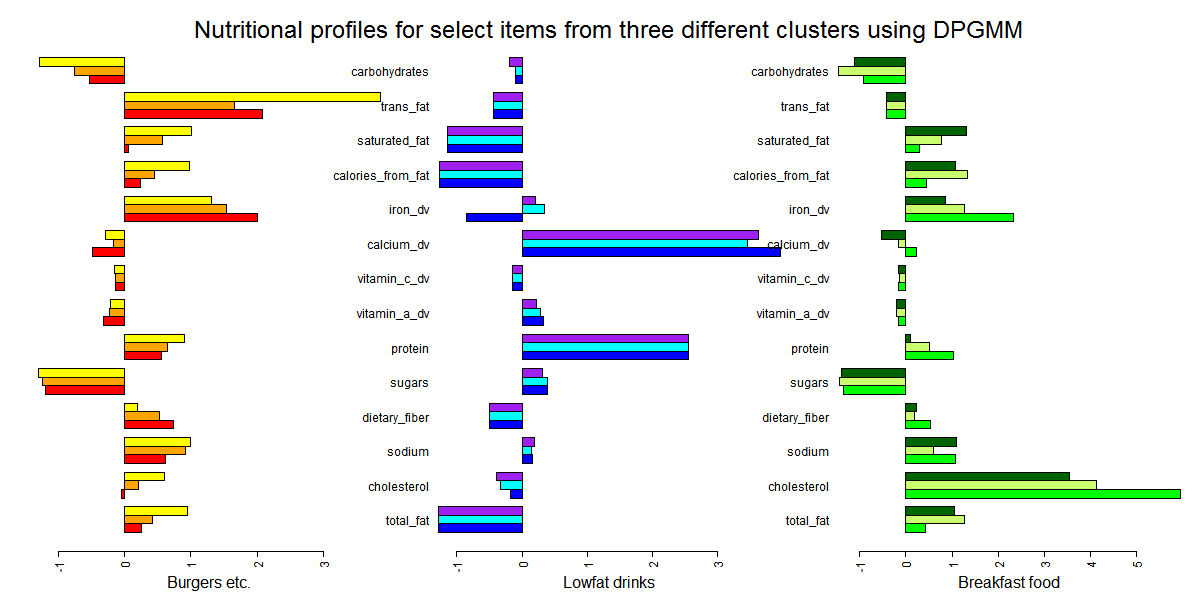

This figure's R source:
library(plyr)
clusters_dpgmm= read.table("clusters-dpgmm.txt", sep=",", comment.char="", quote="")
normalized_mcdonalds = read.table("mcdonalds-normalized-data.txt", header = T, sep = "\t", comment.char = "", quote = "")
data = cbind(normalized_mcdonalds,clusters_dpgmm)
data = rename(data, c("V1"= "clusters"))
a=count(data$clusters)
b = seq(nrow(a))
b1 =cbind(b,a)
b1 = b1[,1:2]
data$clusters=b1$b[match(data$clusters, b1$x)]


cluster_burgers = data[data$clusters==5, ]
cluster_lowfat = data[data$clusters==1, ]
cluster_breakfast = data[data$clusters==9, ]


colors1 <- c("red", "orange", "yellow")
colors2 <- c("blue", "cyan", "purple")
colors3 <- c("green", "darkolivegreen1", "darkgreen")

#jpeg(file ="dpgmm.jpeg", width =1000, height =600)
png("dpgmm.png", width =1000, height =600)
par(mfrow=c(1,3))

barplot(as.matrix(cluster_burgers[1:3,1:14]), beside=T, 
        xlab= "Burgers etc.", horiz=T,las =2,yaxt="n", col=colors1)
barplot(as.matrix(cluster_lowfat[3:5,1:14]), beside=T,horiz=T, 
        xlab = "Lowfat drinks",las=2,col=colors2)
mtext("Nutritional profiles for select items from three different clusters using DPGMM",
      outer = F, cex=1.3)
barplot(as.matrix(cluster_breakfast[2:4,1:14]), beside=T,horiz=T, 
        xlab = "Breakfast food", las=2,col=colors3)
#dev.copy(png, "plot1.png")
dev.off()
